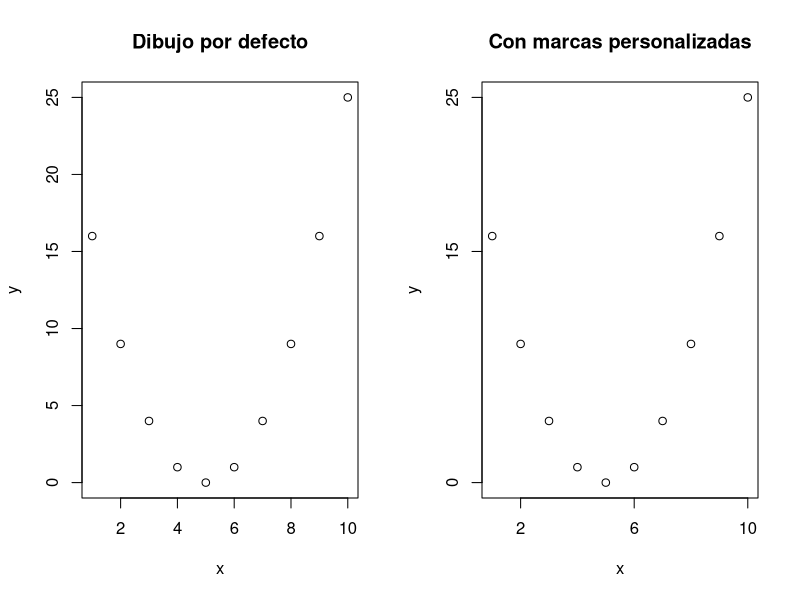
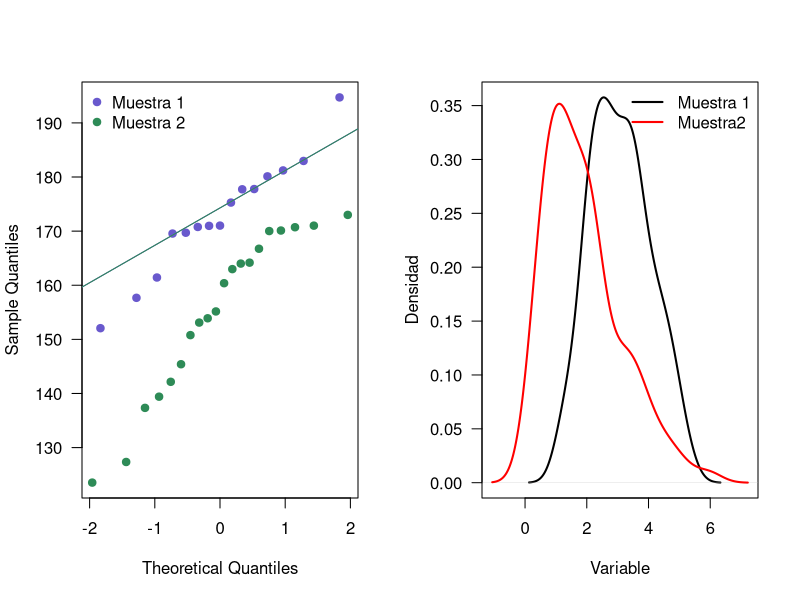

These charts were generated, in order, by the following R code:
## ---- chunk 1
x <- 1:10          # Los datos para el dibujo
y <- (x - 5) ^ 2   # Los datos para el dibujo

par(mfrow=c(1, 2)) # Para dividir la ventana gráfica
plot(x=x, y=y, main='Dibujo por defecto')  # Dibujo por defecto
plot(x=x, y=y, xaxt='n', yaxt='n',
     main='Con marcas personalizadas')  # Sin marcas
axis(side=1, at=c(2, 6, 10), labels=c(2, 6, 10))
axis(side=2, at=c(0, 15, 25), labels=c(0, 15, 25))
## ---- chunk 2
m1 <- rnorm(n=15, mean=170, sd=10)  # Simulando las muestras
m2 <- rnorm(n=20, mean=160, sd=15)

q1 <- qqnorm(m1, plot.it=FALSE)
q2 <- qqnorm(m2, plot.it=FALSE)
plot(range(q1$x, q2$x), range(q1$y, q2$y), type='n', las=1,
     xlab='Theoretical Quantiles', ylab='Sample Quantiles')
points(q1, pch=19, col='slateblue3')
points(q2, pch=19, col='seagreen4')
qqline(m1, col='slateblue3')
qqline(m1, col='seagreen4')
legend('topleft', legend=c('Muestra 1', 'Muestra 2'), bty='n',
       col=c('slateblue3', 'seagreen4'), pch=19)
## ---- chunk 3
m1 <- rnorm(n=100, mean=3, sd=1)        # Generando los datos
m2 <- rgamma(n=100, shape=2, scale=1)

f1 <- density(m1)  # Calculando las densidades
f2 <- density(m2)

plot(f1, main='', las=1, lwd=2,
     xlim=range(f1$x, f2$x), ylim=range(f1$y, f2$y),
     xlab='Variable', ylab='Densidad')
lines(f2, lwd=2, col='red')  # Para agregar f2
legend('topright', col=c('black', 'red'),
       lwd=2, bty='n', legend=c('Muestra 1', 'Muestra2'))
